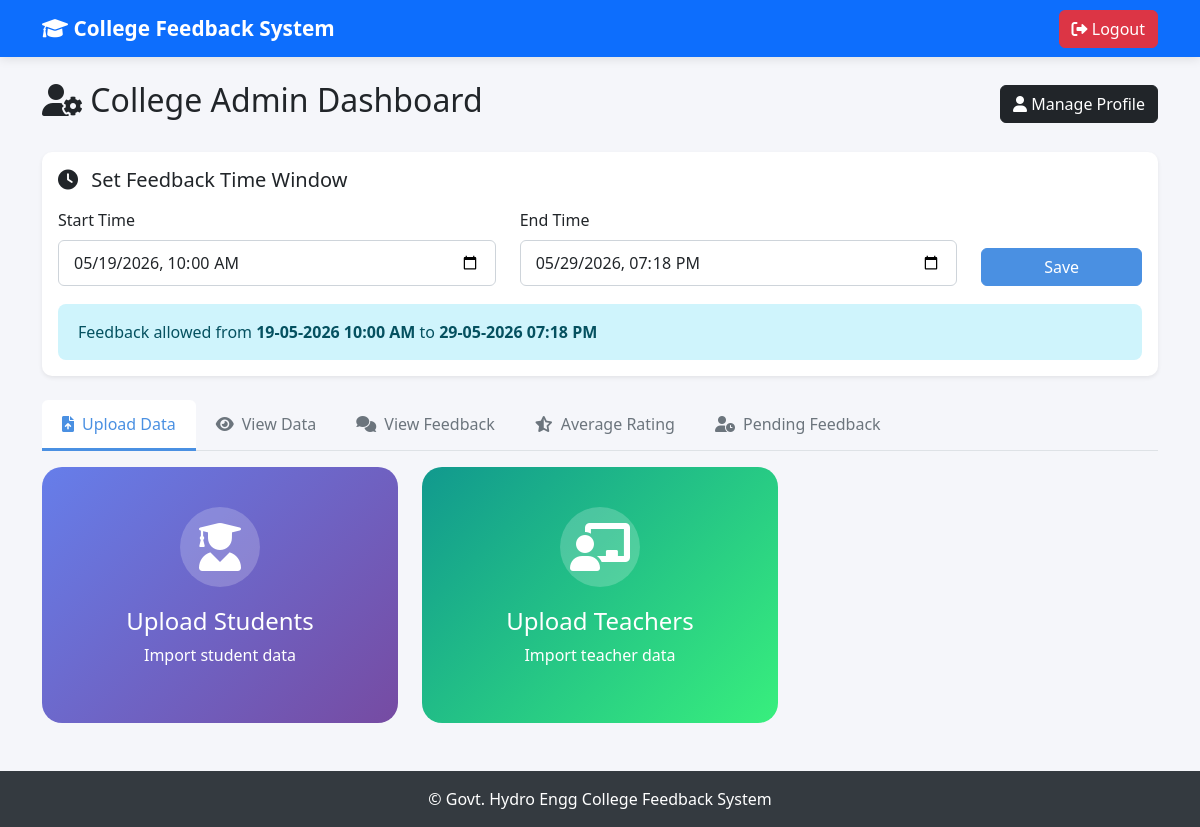
Screenshot of /superadmin_dashboard (signed in) with the database file from the repository.
### models.py (models this page shows)
class AdminSettings(db.Model):
    __tablename__ = 'admin_settings'
    id = db.Column(db.Integer, primary_key=True)
    feedback_start = db.Column(db.DateTime)
    feedback_end = db.Column(db.DateTime)
    allow_feedback = db.Column(db.Boolean, default=True)

### app.py (the view)
@app.route('/superadmin_dashboard')
@login_required
def superadmin_dashboard():
    role = (getattr(current_user, 'role', None) or '').strip().lower()
    sub_role = (getattr(current_user, 'sub_role', None) or '').strip().lower()
    if role != 'admin' or sub_role != 'superadmin':
        flash("Access denied!", "danger")
        return redirect(url_for('home'))
    students_files = mark_file_status(UploadedFile.query.filter_by(file_type='student').all())
    teachers_files = mark_file_status(UploadedFile.query.filter_by(file_type='teacher').all())
    admins_files = mark_file_status(UploadedFile.query.filter_by(file_type='admin').all())
    filters = get_superadmin_feedback_filters()
    selected_branch = filters['branch']
    selected_semester = filters['semester']
    selected_subject_code = filters['subject_code']
    selected_subject = filters['subject']
    selected_teacher = filters['teacher']
    feedbacks = add_subject_codes_to_feedbacks(
        build_superadmin_feedback_query(filters).order_by(Feedback.created_at.desc()).all()
    )
    previous_feedbacks = add_subject_codes_to_feedbacks(
        build_superadmin_feedback_query(filters, previous=True).order_by(Feedback.created_at.desc()).all()
    )
    average_summary = feedback_average_summary(feedbacks)
    previous_average_summary = feedback_average_summary(previous_feedbacks)
    branch_options = BRANCHES
    subject_code_options = [
        s[0] for s in db.session.query(TeacherSubject.subject_code)
        .filter(TeacherSubject.subject_code.isnot(None), TeacherSubject.subject_code != '')
        .distinct()
        .all()
    ]
    subject_options = [
        s[0] for s in db.session.query(TeacherSubject.subject)
        .filter(TeacherSubject.subject.isnot(None), TeacherSubject.subject != '')
        .distinct()
        .all()
    ]
    teacher_options = User.query.filter_by(role='teacher').order_by(User.username).all()
    feedback_settings = get_feedback_settings()
    total_students_uploaded = User.query.filter_by(role='student').count()
    return render_template(
        'admin/superadmin_dashboard.html',
        students_files=students_files,
        teachers_files=teachers_files,
        admins_files=admins_files,
        feedback_settings=feedback_settings,
        feedbacks=feedbacks,
        branch_options=branch_options,
        subject_code_options=subject_code_options,
        subject_options=subject_options,
        teacher_options=teacher_options,
        selected_branch=selected_branch,
        selected_semester=selected_semester,
        selected_subject_code=selected_subject_code,
        selected_subject=selected_subject,
        selected_teacher=selected_teacher,
        average_summary=average_summary,
        previous_average_summary=previous_average_summary,
        previous_feedbacks=previous_feedbacks,
        pending_feedback_summary=pending_feedback_summary(filters),
        total_students_uploaded=total_students_uploaded
    )

### app.py (called while the page is built)
@app.after_request
def add_no_cache_headers(response):
    if request.path.startswith('/student') or request.path.startswith('/feedback'):
        response.headers['Cache-Control'] = 'no-store, no-cache, must-revalidate, max-age=0'
        response.headers['Pragma'] = 'no-cache'
        response.headers['Expires'] = '0'
    return response

def get_feedback_settings():
    settings = AdminSettings.query.first()
    if not settings:
        settings = AdminSettings(allow_feedback=True)
        db.session.add(settings)
        db.session.commit()
    return settings

def normalize_col(col):
    return str(col).strip().lower().replace(" ", "_").replace("-", "_")

def branch_key(branch):
    return (
        str(branch or '')
        .strip()
        .lower()
        .replace(' ', '')
        .replace('(', '')
        .replace(')', '')
        .replace('-', '')
        .replace('_', '')
        .replace('and', '&')
    )

def normalize_branch(branch):
    text = str(branch or '').strip()
    if not text:
        return ''
    return BRANCH_ALIASES.get(branch_key(text), text)

def branch_key_column(column):
    expr = db.func.lower(db.func.trim(column))
    for old, new in [
        (' ', ''),
        ('(', ''),
        (')', ''),
        ('-', ''),
        ('_', ''),
        ('and', '&'),
    ]:
        expr = db.func.replace(expr, old, new)
    return expr

def upload_path(filename):
    return os.path.join(app.config['UPLOAD_FOLDER'], filename)

def mark_file_status(files):
    for file in files:
        file.physical_exists = os.path.exists(upload_path(file.filename))
    return files

def rating_label(value):
    if value >= 4.5:
        return 'Excellent'
    if value >= 3.5:
        return 'Very Good'
    if value >= 2.5:
        return 'Good'
    if value >= 1.5:
        return 'Poor'
    return 'Very Poor'

def dedupe_teacher_subjects(subjects):
    unique_subjects = {}
    for subject in subjects:
        key = subject_dedupe_key(subject.subject)
        existing = unique_subjects.get(key)
        if not existing:
            unique_subjects[key] = subject
            continue
        existing_has_code = bool((existing.subject_code or '').strip())
        current_has_code = bool((subject.subject_code or '').strip())
        if current_has_code and not existing_has_code:
            unique_subjects[key] = subject
    return list(unique_subjects.values())

@login_manager.user_loader
def load_user(user_id):
    return db.session.get(User, int(user_id))

### templates/admin/superadmin_dashboard.html (shortened to what this page needs)
{% extends "base.html" %}
{% block content %}
<div class="d-flex justify-content-between align-items-center mb-4">
    <h2>
        <i class="fas fa-user-cog"></i>
        College Admin Dashboard
    </h2>
    <div class="d-flex gap-2">
        <button class="btn btn-dark"
                data-bs-toggle="modal"
                data-bs-target="#profileModal">
            <i class="fas fa-user"></i>
            Manage Profile
        </button>
    </div>
</div>
<div class="card mb-4 shadow-sm">
    <div class="card-body">
        <h5 class="mb-3">
            <i class="fas fa-clock me-2"></i> Set Feedback Time Window
        </h5>
        <form method="POST" action="{{ url_for('set_feedback_window') }}">
            <div class="row align-items-end">
                <div class="col-md-5">
                    <label class="form-label">Start Time</label>
                    <input type="datetime-local" name="start_time" class="form-control"
                        value="{{ feedback_settings.feedback_start.strftime('%Y-%m-%dT%H:%M') if feedback_settings and feedback_settings.feedback_start else '' }}"
                        required>
                </div>
                <div class="col-md-5">
                    <label class="form-label">End Time</label>
                    <input type="datetime-local" name="end_time" class="form-control"
                        value="{{ feedback_settings.feedback_end.strftime('%Y-%m-%dT%H:%M') if feedback_settings and feedback_settings.feedback_end else '' }}"
                        required>
                </div>
                <div class="col-md-2">
                    <button type="submit" class="btn btn-primary w-100">Save</button>
                </div>
            </div>
        </form>
        {% if feedback_settings and feedback_settings.feedback_start and feedback_settings.feedback_end %}
        <div class="saved-window">
            Feedback allowed from
            <strong>{{ feedback_settings.feedback_start.strftime('%d-%m-%Y %I:%M %p') }}</strong>
            to
            <strong>{{ feedback_settings.feedback_end.strftime('%d-%m-%Y %I:%M %p') }}</strong>
        </div>
        {% endif %}
    </div>
</div>
<ul class="nav nav-tabs mb-3">
    <li class="nav-item">
        <button
            class="nav-link {% if request.args.get('tab') not in ['view', 'feedback', 'average', 'pending'] %}active{% endif %}"
            data-bs-toggle="tab" data-bs-target="#upload">
            <i class="fas fa-file-upload me-2"></i>Upload Data
        </button>
    </li>
    <li class="nav-item">
        <button class="nav-link {% if request.args.get('tab') == 'view' %}active{% endif %}" data-bs-toggle="tab"
            data-bs-target="#view">
            <i class="fas fa-eye me-2"></i>View Data
        </button>
    </li>
    <li class="nav-item">
        <button class="nav-link {% if request.args.get('tab') == 'feedback' %}active{% endif %}" data-bs-toggle="tab"
            data-bs-target="#feedback">
            <i class="fas fa-comments me-2"></i>View Feedback
        </button>
    </li>
    <li class="nav-item">
        <button class="nav-link {% if request.args.get('tab') == 'average' %}active{% endif %}" data-bs-toggle="tab"
            data-bs-target="#average">
            <i class="fas fa-star-half-alt me-2"></i>Average Rating
        </button>
    </li>
    <li class="nav-item">
        <button class="nav-link {% if request.args.get('tab') == 'pending' %}active{% endif %}" data-bs-toggle="tab"
            data-bs-target="#pending">
            <i class="fas fa-user-clock me-2"></i>Pending Feedback
        </button>
    </li>
</ul>
<div class="tab-content">
    <div class="tab-pane fade {% if request.args.get('tab') not in ['view', 'feedback', 'average', 'pending'] %}show active{% endif %}"
        id="upload">
        <div class="row">
            <div class="col-md-4 mb-4">
                <div class="upload-card student-upload" data-bs-toggle="modal" data-bs-target="#studentUploadModal">
                    <div class="upload-icon"><i class="fas fa-user-graduate"></i></div>
                    <h4>Upload Students</h4>
                    <p>Import student data</p>
                </div>
            </div>
            <div class="col-md-4 mb-4">
                <div class="upload-card teacher-upload" data-bs-toggle="modal" data-bs-target="#teacherUploadModal">
                    <div class="upload-icon"><i class="fas fa-chalkboard-teacher"></i></div>
                    <h4>Upload Teachers</h4>
                    <p>Import teacher data</p>
                </div>
            </div>
        </div>
    </div>
</div>
{% endblock %}

### static/css/style.css (style rules this page uses)
:root { --primary-color: #4a90e2; --secondary-color: #764ba2; --success-color: #28a745; --danger-color: #dc3545; --warning-color: #ffc107; --info-color: #17a2b8; }
body { font-family: 'Segoe UI', Tahoma, Geneva, Verdana, sans-serif; background-color: #f5f6fa; min-height: 100vh; }
.card { border: none; border-radius: 10px; box-shadow: 0 2px 10px rgba(0, 0, 0, 0.08); margin-bottom: 20px; transition: transform 0.2s; }
.btn { border-radius: 6px; font-weight: 500; transition: all 0.3s; }
.btn-primary { background-color: var(--primary-color); border-color: var(--primary-color); }
.form-control, .form-select { border-radius: 6px; border: 1px solid #ced4da; padding: 10px 15px; }
.nav-tabs .nav-link { border: none; color: #6c757d; font-weight: 500; padding: 12px 20px; }
.nav-tabs .nav-link.active { border-bottom: 3px solid var(--primary-color); color: var(--primary-color); }
.card { animation: fadeIn 0.3s ease-in-out; }

### templates/admin/superadmin_dashboard.html (style rules this page uses)
.upload-card { border-radius: 20px; padding: 40px 20px; text-align: center; cursor: pointer; transition: all 0.3s ease; color: white; }
.student-upload { background: linear-gradient(135deg, #667eea 0%, #764ba2 100%); }
.teacher-upload { background: linear-gradient(135deg, #11998e 0%, #38ef7d 100%); }
.upload-icon { width: 80px; height: 80px; border-radius: 50%; display: flex; align-items: center; justify-content: center; margin: 0 auto 20px; background: rgba(255, 255, 255, 0.2); }
.upload-icon i { font-size: 3rem; }
.saved-window { background: #cff4fc; color: #055160; padding: 16px 20px; border-radius: 8px; margin-top: 18px; }

### rows the page displays
AdminSettings: start_time "05/19/2026 10:00", end_time "05/29/2026 19:18", feedback_start "19-05-2026 10:00 AM", feedback_end "29-05-2026 07:18 PM"
